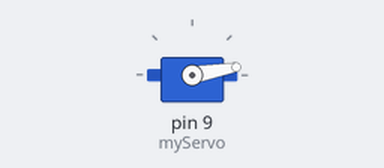
A sketch run on a simulated Arduino Uno, built with avr-gcc and run on an emulated ATmega328P. On the bench: servo.

Above: at 0.05 s.
At 4.0 s:
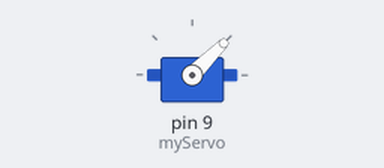
At 6.0 s:
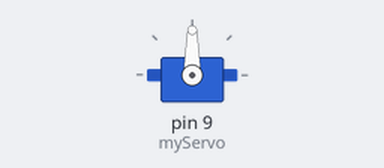
At 8.0 s:
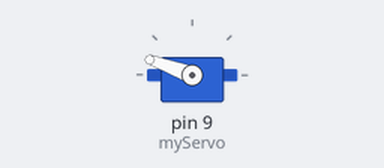
Timing chart, 0 to 10.4 s (numbered marks = the images above):
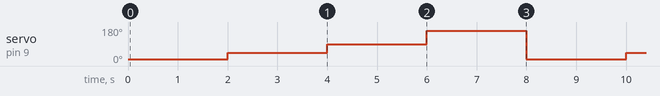

Measured:
- by itself, servo on pin 9 (myServo): repeats every 8.0 s: 90° 2.0 s, 160° 2.0 s, 10° 2.0 s, 45° 2.0 s

The sketch:

Pro10_servo_angle.ino
```cpp
#include "Servo.h"
Servo myServo;

void setup(){
  myServo.attach(9);
}
void loop(){
   myServo.write(10);
   delay(2000);

   myServo.write(45);
   delay(2000);

   myServo.write(90);
   delay(2000);

   myServo.write(160);
   delay(2000);
 }
```
